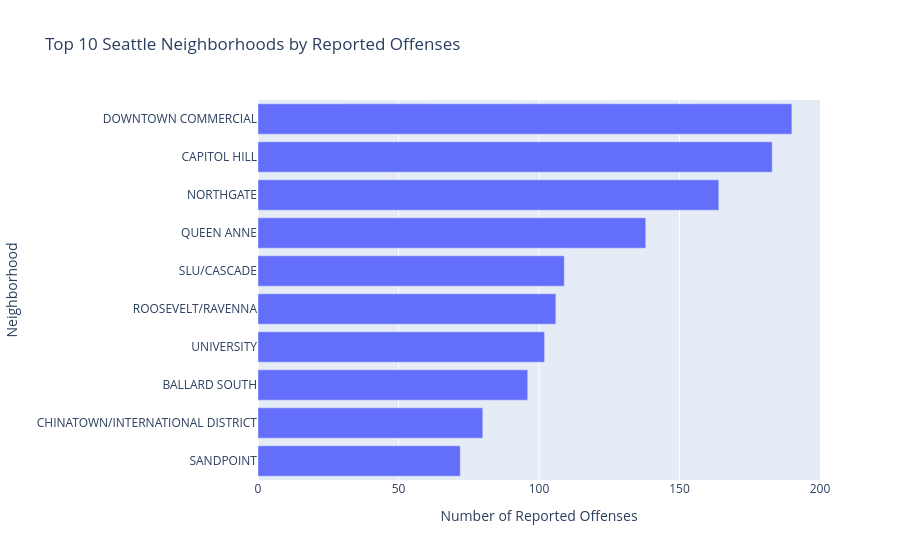

Source (notebook cell):
### Markdown cell above
### Question 2: Which Seattle neighborhoods have the highest number of reported offenses?

This chart compares the top 10 Seattle neighborhoods by number of reported offenses.

### Code cell
# To answer the second question, I count reported offenses by neighborhood.
# I remove "-" because it does not represent an actual neighborhood.
neighborhood_counts = (
    df[df["Neighborhood"] != "-"]["Neighborhood"]
    .dropna()
    .value_counts()
    .head(10)
    .reset_index()
)

# Rename columns for clearer chart labels.
neighborhood_counts.columns = ["neighborhood", "reported_offenses"]

# Reverse the order so the largest bar appears at the top in the horizontal chart.
neighborhood_counts = neighborhood_counts.sort_values(
    "reported_offenses",
    ascending=True
)

# A horizontal bar chart works well because neighborhood names can be long.
fig2 = px.bar(
    neighborhood_counts,
    x="reported_offenses",
    y="neighborhood",
    orientation="h",
    title="Top 10 Seattle Neighborhoods by Reported Offenses",
    labels={
        "reported_offenses": "Number of Reported Offenses",
        "neighborhood": "Neighborhood"
    }
)

fig2.show()
fig2.write_image("charts/top_10_neighborhoods_by_reported_offenses.png")

### Figure 1 — Plotly figure (JSON) as saved in the notebook; plotly's stock layout.template omitted (floating-point values rounded to 4 significant figures)
{"data": [{"hovertemplate": "Number of Reported Offenses=%{x}<br>Neighborhood=%{y}<extra></extra>", "legendgroup": "", "marker": {"color": "#636efa", "pattern": {"shape": ""}}, "name": "", "orientation": "h", "showlegend": false, "textposition": "auto", "type": "bar", "x": [72, 80, 96, 102, 106, 109, 138, 164, 183, 190], "xaxis": "x", "y": ["SANDPOINT", "CHINATOWN/INTERNATIONAL DISTRICT", "BALLARD SOUTH", "UNIVERSITY", "ROOSEVELT/RAVENNA", "SLU/CASCADE", "QUEEN ANNE", "NORTHGATE", "CAPITOL HILL", "DOWNTOWN COMMERCIAL"], "yaxis": "y"}], "layout": {"barmode": "relative", "legend": {"tracegroupgap": 0}, "title": {"text": "Top 10 Seattle Neighborhoods by Reported Offenses"}, "xaxis": {"anchor": "y", "domain": [0, 1], "title": {"text": "Number of Reported Offenses"}}, "yaxis": {"anchor": "x", "domain": [0, 1], "title": {"text": "Neighborhood"}}}}
